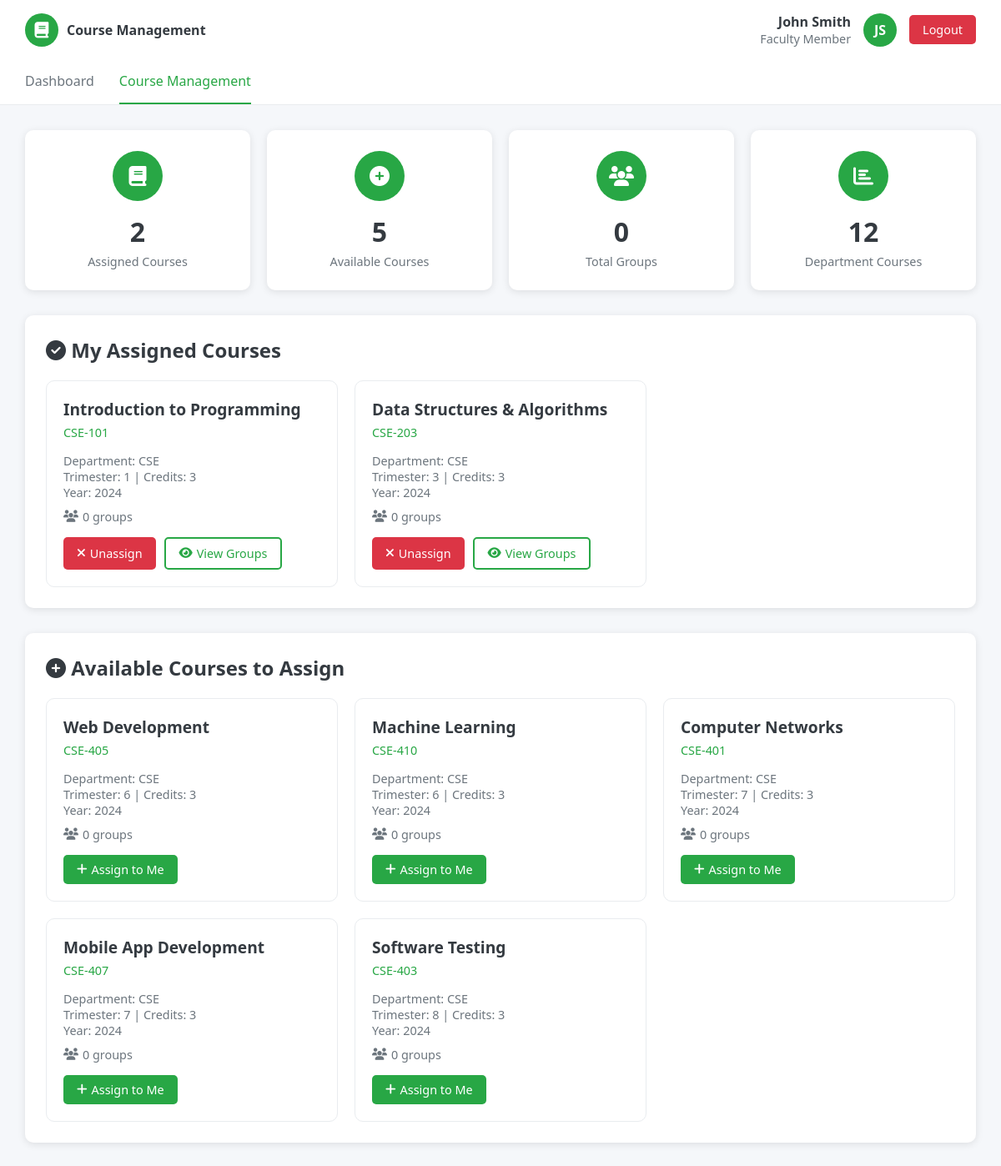
The app's page /faculty_course_management.php (signed in) with its own data.
### tables this page shows
CREATE TABLE courses (
    id INT AUTO_INCREMENT PRIMARY KEY,
    course_code VARCHAR(10) NOT NULL UNIQUE,
    course_name VARCHAR(200) NOT NULL,
    department ENUM('cse', 'eee', 'bba', 'eco', 'eng', 'mat', 'phy') NOT NULL,
    credits INT DEFAULT 3,
    trimester INT NOT NULL,
    year INT NOT NULL,
    faculty_id INT,
    is_active BOOLEAN DEFAULT TRUE,
    created_at TIMESTAMP DEFAULT CURRENT_TIMESTAMP,
    FOREIGN KEY (faculty_id) REFERENCES faculty(id) ON DELETE SET NULL
);

### faculty_course_management.php (the view, shortened to what this page needs)
<?php
$faculty_name = htmlspecialchars($_SESSION['user_name']);
$faculty_initials = '';
if (!empty($faculty_name)) {
    $name_parts = explode(' ', $faculty_name);
    if (count($name_parts) >= 2) {
        $faculty_initials = strtoupper(substr($name_parts[0], 0, 1) . substr($name_parts[1], 0, 1));
    } else {
        $faculty_initials = strtoupper(substr($faculty_name, 0, 2));
    }
}
try {
    $conn = getConnection();
    $user_id = $_SESSION['user_id'];
    $stmt = $conn->prepare("SELECT first_name, last_name, department FROM faculty WHERE id = ?");
    $stmt->bind_param("i", $user_id);
    $stmt->execute();
    $result = $stmt->get_result();
    $faculty = $result->fetch_assoc();
    $stmt = $conn->prepare("SELECT c.*,
                           (SELECT COUNT(*) FROM groups WHERE course_id = c.id) as group_count
                           FROM courses c
                           WHERE c.faculty_id = ? AND c.is_active = 1
                           ORDER BY c.trimester, c.course_code");
    $stmt->bind_param("i", $user_id);
    $stmt->execute();
    $result = $stmt->get_result();
    $assigned_courses = [];
    while ($row = $result->fetch_assoc()) {
        $assigned_courses[] = $row;
    }
    $stmt = $conn->prepare("SELECT c.*,
                           (SELECT COUNT(*) FROM groups WHERE course_id = c.id) as group_count
                           FROM courses c
                           WHERE c.faculty_id IS NULL AND c.department = ? AND c.is_active = 1
                           ORDER BY c.trimester, c.course_code");
    $stmt->bind_param("s", $faculty['department']);
    $stmt->execute();
    $result = $stmt->get_result();
    $available_courses = [];
    while ($row = $result->fetch_assoc()) {
        $available_courses[] = $row;
    }
    $stmt = $conn->prepare("SELECT COUNT(*) as total_courses FROM courses WHERE department = ? AND is_active = 1");
    $stmt->bind_param("s", $faculty['department']);
    $stmt->execute();
    $result = $stmt->get_result();
    $total_courses = $result->fetch_assoc()['total_courses'];
} catch (Exception $e) {
    $error_message = "Database connection error. Please try again later.";
    $assigned_courses = [];
    $available_courses = [];
    $total_courses = 0;
    $faculty = null;
}
$assigned_count = count($assigned_courses);
$available_count = count($available_courses);
$total_groups = 0;
foreach ($assigned_courses as $course) {
    $total_groups += $course['group_count'];
}
?>
<!DOCTYPE html>
<html lang="en">
<head>
    <link rel="stylesheet" href="https://cdnjs.cloudflare.com/ajax/libs/font-awesome/6.4.0/css/all.min.css">
</head>
<body>
    <header class="header">
        <div class="logo">
            <div class="logo-icon">
                <i class="fas fa-book"></i>
            </div>
            <div class="logo-text">Course Management</div>
        </div>
        <div class="user-info">
            <div class="user-details">
                <div class="user-name"><?php echo $faculty_name; ?></div>
                <div class="user-role">Faculty Member</div>
            </div>
            <div class="user-avatar"><?php echo $faculty_initials; ?></div>
            <a href="logout.php" class="logout-btn">Logout</a>
        </div>
    </header>
    <nav class="nav">
        <ul class="nav-list">
            <li class="nav-item">
                <a href="faculty_dashboard.php">Dashboard</a>
            </li>
            <li class="nav-item">
                <a href="faculty_course_management.php" class="active">Course Management</a>
            </li>
        </ul>
    </nav>
    <main class="container">
        <div class="stats-grid">
            <div class="stat-card">
                <div class="stat-icon">
                    <i class="fas fa-book"></i>
                </div>
                <div class="stat-number"><?php echo $assigned_count; ?></div>
                <div class="stat-label">Assigned Courses</div>
            </div>
            <div class="stat-card">
                <div class="stat-icon">
                    <i class="fas fa-plus-circle"></i>
                </div>
                <div class="stat-number"><?php echo $available_count; ?></div>
                <div class="stat-label">Available Courses</div>
            </div>
            <div class="stat-card">
                <div class="stat-icon">
                    <i class="fas fa-users"></i>
                </div>
                <div class="stat-number"><?php echo $total_groups; ?></div>
                <div class="stat-label">Total Groups</div>
            </div>
            <div class="stat-card">
                <div class="stat-icon">
                    <i class="fas fa-chart-bar"></i>
                </div>
                <div class="stat-number"><?php echo $total_courses; ?></div>
                <div class="stat-label">Department Courses</div>
            </div>
        </div>
        <section class="course-section">
            <div class="section-header">
                <h2 class="section-title">
                    <i class="fas fa-check-circle"></i> My Assigned Courses
                </h2>
            </div>
            <?php if (empty($assigned_courses)): ?>
                <p style="text-align: center; color: var(--secondary); padding: 40px;">
                    <i class="fas fa-book" style="font-size: 3rem; margin-bottom: 15px; display: block; opacity: 0.5;"></i>
                    You haven't been assigned to any courses yet. Assign yourself to courses below!
                </p>
            <?php else: ?>
                <div class="courses-grid">
                    <?php foreach ($assigned_courses as $course): ?>
                        <div class="course-card">
                            <div class="course-header">
                                <div>
                                    <div class="course-title"><?php echo htmlspecialchars($course['course_name']); ?></div>
                                    <div class="course-code"><?php echo htmlspecialchars($course['course_code']); ?></div>
                                </div>
                            </div>
                            <div class="course-meta">
                                <div>Department: <?php echo strtoupper($course['department']); ?></div>
                                <div>Trimester: <?php echo $course['trimester']; ?> | Credits: <?php echo $course['credits']; ?></div>
                                <div>Year: <?php echo $course['year']; ?></div>
                            </div>
                            <div class="course-stats">
                                <div class="stat-item">
                                    <i class="fas fa-users"></i>
                                    <span><?php echo $course['group_count']; ?> groups</span>
                                </div>
                            </div>
                            <div class="course-actions">
                                <button class="btn btn-danger" onclick="unassignCourse(<?php echo $course['id']; ?>)">
                                    <i class="fas fa-times"></i> Unassign
                                </button>
                                <a href="faculty_dashboard.php" class="btn btn-outline">
                                    <i class="fas fa-eye"></i> View Groups
                                </a>
                            </div>
                        </div>
                    <?php endforeach; ?>
                </div>
            <?php endif; ?>
        </section>
        <section class="course-section">
            <div class="section-header">
                <h2 class="section-title">
                    <i class="fas fa-plus-circle"></i> Available Courses to Assign
                </h2>
            </div>
            <?php if (empty($available_courses)): ?>
                <p style="text-align: center; color: var(--secondary); padding: 40px;">
                    <i class="fas fa-check" style="font-size: 3rem; margin-bottom: 15px; display: block; opacity: 0.5;"></i>
                    No available courses in your department to assign.
                </p>
            <?php else: ?>
                <div class="courses-grid">
                    <?php foreach ($available_courses as $course): ?>
                        <div class="course-card">
                            <div class="course-header">
                                <div>
                                    <div class="course-title"><?php echo htmlspecialchars($course['course_name']); ?></div>
                                    <div class="course-code"><?php echo htmlspecialchars($course['course_code']); ?></div>
                                </div>
                            </div>
                            <div class="course-meta">
                                <div>Department: <?php echo strtoupper($course['department']); ?></div>
                                <div>Trimester: <?php echo $course['trimester']; ?> | Credits: <?php echo $course['credits']; ?></div>
                                <div>Year: <?php echo $course['year']; ?></div>
                            </div>
                            <div class="course-stats">
                                <div class="stat-item">
                                    <i class="fas fa-users"></i>
                                    <span><?php echo $course['group_count']; ?> groups</span>
                                </div>
                            </div>
                            <div class="course-actions">
                                <button class="btn btn-success" onclick="assignCourse(<?php echo $course['id']; ?>)">
                                    <i class="fas fa-plus"></i> Assign to Me
                                </button>
                            </div>
                        </div>
                    <?php endforeach; ?>
                </div>
            <?php endif; ?>
        </section>
    </main>
</body>
</html>

### faculty_course_management.php (style rules this page uses)
:root { --primary: #28a745; --secondary: #6c757d; --dark: #343a40; --light: #f8f9fa; --success: #28a745; --danger: #dc3545; --warning: #ffc107; --info: #17a2b8; --bg: #f5f7fa; }
* { margin: 0; padding: 0; box-sizing: border-box; font-family: 'Segoe UI', Tahoma, Geneva, Verdana, sans-serif; }
body { background: var(--bg); min-height: 100vh; }
.header { background: white; box-shadow: 0 2px 10px rgba(0, 0, 0, 0.1); padding: 15px 30px; display: flex; justify-content: space-between; align-items: center; }
.logo { display: flex; align-items: center; gap: 10px; }
.logo-icon { width: 40px; height: 40px; background: var(--primary); border-radius: 50%; display: flex; justify-content: center; align-items: center; color: white; font-size: 1.2rem; }
.logo-text { font-weight: 600; color: var(--dark); }
.user-info { display: flex; align-items: center; gap: 15px; }
.user-avatar { width: 40px; height: 40px; background: var(--primary); border-radius: 50%; display: flex; justify-content: center; align-items: center; color: white; font-weight: bold; }
.user-details { text-align: right; }
.user-name { font-weight: 600; color: var(--dark); }
.user-role { font-size: 0.9rem; color: var(--secondary); }
.logout-btn { background: var(--danger); color: white; border: none; padding: 8px 16px; border-radius: 5px; cursor: pointer; text-decoration: none; font-size: 0.9rem; transition: background 0.3s; }
.nav { background: white; border-bottom: 1px solid #e9ecef; padding: 0 30px; }
.nav-list { display: flex; list-style: none; gap: 30px; }
.nav-item a { display: block; padding: 15px 0; color: var(--secondary); text-decoration: none; border-bottom: 2px solid transparent; transition: all 0.3s; }
.nav-item a:hover, .nav-item a.active { color: var(--primary); border-bottom-color: var(--primary); }
.container { max-width: 1200px; margin: 0 auto; padding: 30px; }
.stats-grid { display: grid; grid-template-columns: repeat(auto-fit, minmax(250px, 1fr)); gap: 20px; margin-bottom: 30px; }
.stat-card { background: white; padding: 25px; border-radius: 10px; box-shadow: 0 2px 10px rgba(0, 0, 0, 0.1); text-align: center; }
.stat-icon { width: 60px; height: 60px; background: var(--primary); border-radius: 50%; display: flex; justify-content: center; align-items: center; color: white; font-size: 1.5rem; margin: 0 auto 15px; }
.stat-number { font-size: 2rem; font-weight: bold; color: var(--dark); margin-bottom: 5px; }
.stat-label { color: var(--secondary); font-size: 0.9rem; }
.course-section { background: white; padding: 25px; border-radius: 10px; box-shadow: 0 2px 10px rgba(0, 0, 0, 0.1); margin-bottom: 30px; }
.section-header { display: flex; justify-content: space-between; align-items: center; margin-bottom: 20px; }
.section-title { color: var(--dark); font-size: 1.5rem; }
.courses-grid { display: grid; grid-template-columns: repeat(auto-fill, minmax(350px, 1fr)); gap: 20px; }
.course-card { border: 1px solid #e9ecef; border-radius: 10px; padding: 20px; transition: box-shadow 0.3s; }
.course-header { display: flex; justify-content: space-between; align-items: flex-start; margin-bottom: 15px; }
.course-title { font-size: 1.2rem; font-weight: 600; color: var(--dark); margin-bottom: 5px; }
.course-code { color: var(--primary); font-weight: 500; font-size: 0.9rem; }
.course-meta { color: var(--secondary); font-size: 0.9rem; margin-bottom: 10px; }
.course-stats { display: flex; gap: 15px; margin-bottom: 15px; }
.stat-item { display: flex; align-items: center; gap: 5px; color: var(--secondary); font-size: 0.9rem; }
.course-actions { display: flex; gap: 10px; }
.btn { background: var(--primary); color: white; border: none; padding: 8px 16px; border-radius: 5px; cursor: pointer; font-size: 0.9rem; transition: background 0.3s; text-decoration: none; display: inline-flex; align-items: center; gap: 5px; }
.btn-outline { background: transparent; color: var(--primary); border: 2px solid var(--primary); }
.btn-danger { background: var(--danger); }

### records on screen
courses: course_name "Introduction to Programming", course_code "CSE-101", department "CSE", trimester "1", credits "3", year "2024", group_count "0"
courses: course_name "Data Structures & Algorithms", course_code "CSE-203", department "CSE", trimester "3", credits "3", year "2024", group_count "0"
courses: course_name "Web Development", course_code "CSE-405", department "CSE", trimester "6", credits "3", year "2024", group_count "0"
courses: course_name "Machine Learning", course_code "CSE-410", department "CSE", trimester "6", credits "3", year "2024", group_count "0"
courses: course_name "Computer Networks", course_code "CSE-401", department "CSE", trimester "7", credits "3", year "2024", group_count "0"
courses: course_name "Mobile App Development", course_code "CSE-407", department "CSE", trimester "7", credits "3", year "2024", group_count "0"
courses: course_name "Software Testing", course_code "CSE-403", department "CSE", trimester "8", credits "3", year "2024", group_count "0"

### other values on screen
$faculty_name "John Smith"
$faculty_initials "JS"
$assigned_count "2"
$available_count "5"
$total_groups "0"
$total_courses "12"
